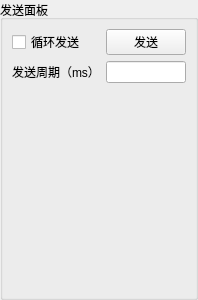
<?xml version="1.0" encoding="UTF-8"?>
<ui version="4.0">
 <class>SendDataPanel</class>
 <widget class="QWidget" name="SendDataPanel">
  <property name="geometry">
   <rect>
    <x>0</x>
    <y>0</y>
    <width>185</width>
    <height>300</height>
   </rect>
  </property>
  <property name="windowTitle">
   <string>Form</string>
  </property>
  <layout class="QGridLayout" name="gridLayout">
   <property name="leftMargin">
    <number>0</number>
   </property>
   <property name="topMargin">
    <number>0</number>
   </property>
   <property name="rightMargin">
    <number>0</number>
   </property>
   <property name="bottomMargin">
    <number>0</number>
   </property>
   <property name="spacing">
    <number>0</number>
   </property>
   <item row="0" column="0">
    <widget class="QGroupBox" name="groupBox">
     <property name="title">
      <string>发送面板</string>
     </property>
     <layout class="QGridLayout" name="gridLayout_2">
      <item row="0" column="0">
       <widget class="QCheckBox" name="checkBox">
        <property name="text">
         <string>循环发送</string>
        </property>
       </widget>
      </item>
      <item row="2" column="0">
       <widget class="QLabel" name="label">
        <property name="text">
         <string>发送周期（ms）</string>
        </property>
       </widget>
      </item>
      <item row="4" column="0">
       <spacer name="verticalSpacer">
        <property name="orientation">
         <enum>Qt::Vertical</enum>
        </property>
        <property name="sizeHint" stdset="0">
         <size>
          <width>20</width>
          <height>40</height>
         </size>
        </property>
       </spacer>
      </item>
      <item row="2" column="1">
       <widget class="QLineEdit" name="lineEdit_cycleTime">
        <property name="text">
         <string/>
        </property>
       </widget>
      </item>
      <item row="0" column="1">
       <widget class="QPushButton" name="pushButton_send">
        <property name="text">
         <string>发送</string>
        </property>
       </widget>
      </item>
     </layout>
    </widget>
   </item>
  </layout>
 </widget>
 <resources/>
 <connections/>
</ui>
